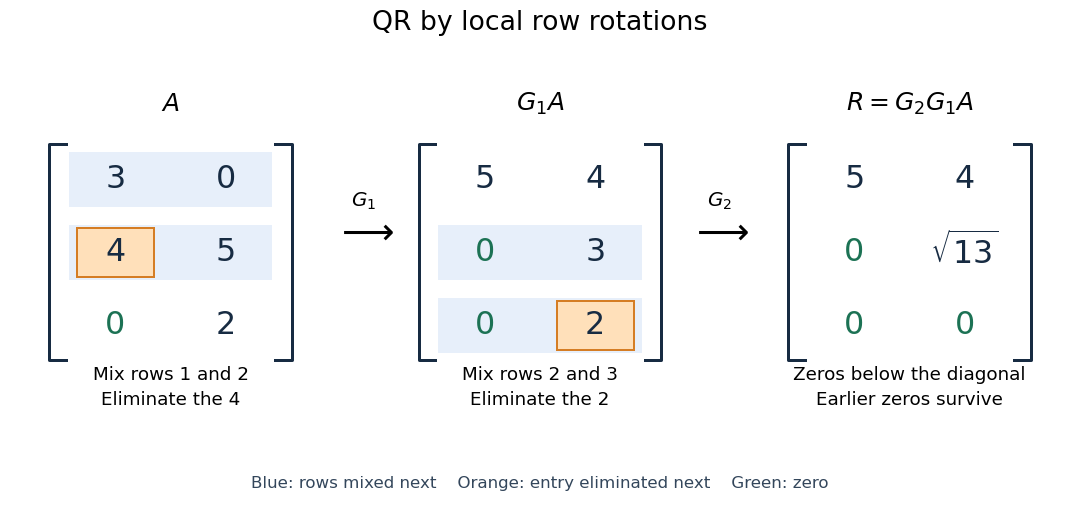

The Python source for this figure:
"""Draw a two-rotation QR example; Python 3.14, matplotlib 3.10.7, numpy 2.3.5.

Run from _media; the PNG is written to the current working directory.
"""

from pathlib import Path

import matplotlib.pyplot as plt
from matplotlib.patches import Rectangle
import numpy as np


def draw_matrix(ax, entries, title, active_rows=(), target=None, zeros=()):
    for row in active_rows:
        ax.add_patch(Rectangle((-0.42, 1.62 - row), 1.84, 0.76,
                               facecolor="#e7effa", edgecolor="none"))
    for row, values in enumerate(entries):
        for col, value in enumerate(values):
            color = "#1c7254" if (row, col) in zeros else "#172b42"
            if (row, col) == target:
                ax.add_patch(Rectangle((col - 0.35, 1.66 - row), 0.7, 0.68,
                                       facecolor="#ffe0ba", edgecolor="#d57d24", lw=1.2))
            ax.text(col, 2 - row, value, ha="center", va="center", fontsize=19, color=color)
    for x, side in [(-0.6, 1), (1.6, -1)]:
        ax.plot([x + 0.15 * side, x, x, x + 0.15 * side],
                [2.48, 2.48, -0.48, -0.48], color="#172b42", lw=1.8)
    ax.set(xlim=(-0.85, 1.85), ylim=(-1.2, 3.4))
    ax.text(0.5, 3.04, title, ha="center", va="center", fontsize=15)
    ax.axis("off")


def main():
    a = np.array([[3., 0.], [4., 5.], [0., 2.]])
    g1 = np.array([[0.6, 0.8, 0.], [-0.8, 0.6, 0.], [0., 0., 1.]])
    t = np.hypot(3., 2.)
    g2 = np.array([[1., 0., 0.], [0., 3/t, 2/t], [0., -2/t, 3/t]])
    assert np.allclose(g1 @ a, [[5., 4.], [0., 3.], [0., 2.]])
    assert np.allclose(g2 @ g1 @ a, [[5., 4.], [0., t], [0., 0.]])
    fig, axes = plt.subplots(1, 3, figsize=(9, 4.3), dpi=120, facecolor="white")
    draw_matrix(axes[0], [["3", "0"], ["4", "5"], ["0", "2"]], r"$A$",
                active_rows=(0, 1), target=(1, 0), zeros=((2, 0),))
    draw_matrix(axes[1], [["5", "4"], ["0", "3"], ["0", "2"]], r"$G_1A$",
                active_rows=(1, 2), target=(2, 1), zeros=((1, 0), (2, 0)))
    draw_matrix(axes[2], [["5", "4"], ["0", r"$\sqrt{13}$"], ["0", "0"]],
                r"$R=G_2G_1A$", zeros=((1, 0), (2, 0), (2, 1)))
    notes = ["Mix rows 1 and 2\nEliminate the 4", "Mix rows 2 and 3\nEliminate the 2",
             "Zeros below the diagonal\nEarlier zeros survive"]
    for ax, note in zip(axes, notes):
        ax.text(0.5, -0.85, note, ha="center", va="center", fontsize=11, linespacing=1.5)
    fig.suptitle("QR by local row rotations", fontsize=16, y=0.98)
    fig.subplots_adjust(top=0.85, bottom=0.2, left=0.02, right=0.98, wspace=0.24)
    for x, label in [(0.337, r"$G_1$"), (0.666, r"$G_2$")]:
        fig.text(x, 0.53, r"$\longrightarrow$", fontsize=22, ha="center")
        fig.text(x, 0.60, label, fontsize=12, ha="center")
    fig.text(0.5, 0.055, "Blue: rows mixed next    Orange: entry eliminated next    Green: zero",
             ha="center", fontsize=10, color="#33465b")
    fig.savefig(Path.cwd() / f"{Path(__file__).stem}.png", facecolor="white", transparent=False)
    plt.close(fig)


if __name__ == "__main__":
    main()
